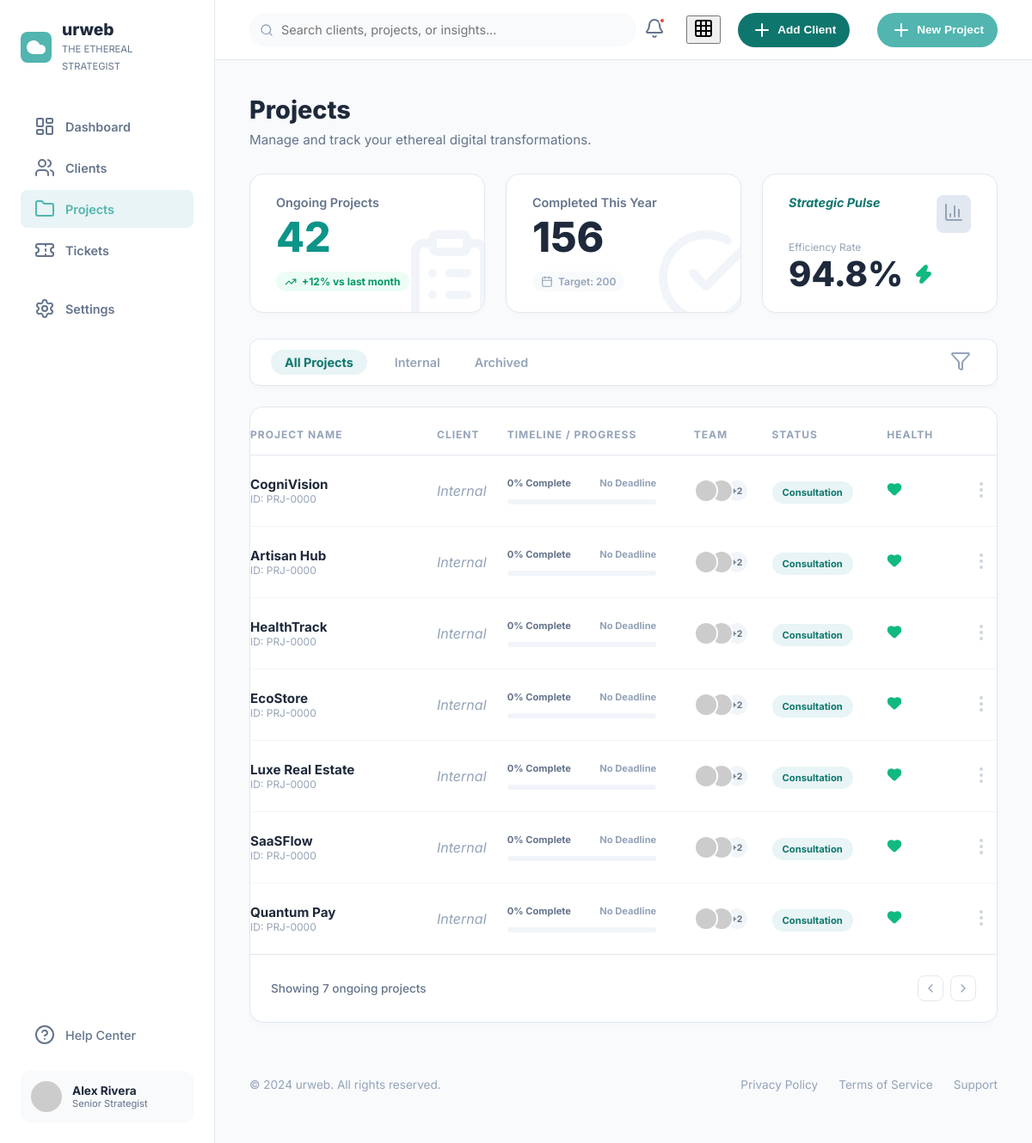
Screenshot of /dashboard/projects/ (signed in) with the database file from the repository.
### core/models.py (models this page shows, shortened)
class Project(models.Model):
    title = models.CharField(max_length=100)
    slug = models.SlugField(unique=True, blank=True)
    category = models.CharField(max_length=100)
    technologies = models.CharField(max_length=200, blank=True, help_text="e.g., 'React • Node.js'")
    description = models.TextField(blank=True)
    image_style = models.CharField(max_length=50, choices=[('dark', 'Dark'), ('light', 'Light'), ('accent', 'Accent')], default='accent')
    link = models.CharField(max_length=200, default="#")
    order = models.PositiveIntegerField(default=0)
    project_id = models.CharField(max_length=20, blank=True, help_text="e.g., PRJ-9402")
    client = models.ForeignKey(Client, on_delete=models.SET_NULL, null=True, blank=True, related_name='projects')
    progress = models.IntegerField(default=0, help_text="0 to 100")
    deadline = models.DateField(null=True, blank=True)
    status = models.CharField(max_length=50, default='Consultation', help_text="e.g., Development, Design, Launch")
    health = models.CharField(max_length=20, default='Green', choices=[('Green', 'Green'), ('Yellow', 'Yellow'), ('Red', 'Red')])
    class Meta:
        ordering = ['order']

### core/views.py (the view)
# urls.py: path('dashboard/projects/', views.projects_view, name='projects'),
@login_required
def projects_view(request):
    projects = Project.objects.all().order_by('-id')
    client_form = ClientForm()
    project_form = ProjectForm()
    context = {
        'active_tab': 'projects',
        'projects': projects,
        'client_form': client_form,
        'project_form': project_form,
    }
    return render(request, 'core/projects.html', context)

### core/templates/core/projects.html (shortened to what this page needs)
{% extends "core/admin_base.html" %}
{% block topbar_action %}
<button class="btn btn-primary topbar-btn" onclick="document.getElementById('addClientModal').showModal()" style="margin-right: 12px; background: #0F766E;"><i data-lucide="plus"></i> Add Client</button>
<button class="btn btn-primary topbar-btn" onclick="document.getElementById('addProjectModal').showModal()"><i data-lucide="plus"></i> New Project</button>
{% endblock %}
{% block admin_content %}
<div class="content-header">
    <h1 style="font-size: 1.8rem; margin: 0 0 8px 0; font-weight: 800;">Projects</h1>
    <p style="color: var(--text-muted); margin: 0; font-size: 0.95rem;">Manage and track your ethereal digital transformations.</p>
</div>
<div class="metrics-grid" style="grid-template-columns: repeat(3, 1fr); gap: 24px; margin-bottom: 30px;">
    <div class="metric-card" style="padding: 24px 30px; position: relative; overflow: hidden;">
        <i data-lucide="clipboard-list" style="position: absolute; right: -20px; bottom: -20px; width: 120px; height: 120px; color: #F1F5F9; z-index: 0;"></i>
        <div style="position: relative; z-index: 1;">
            <div class="metric-label" style="font-weight: 600; color: #64748B; margin-bottom: 8px;">Ongoing Projects</div>
            <div class="metric-value" style="font-size: 3rem; color: #0D9488; font-weight: 800; line-height: 1; margin-bottom: 16px;">42</div>
            <div style="display: inline-flex; align-items: center; gap: 6px; background: #ECFDF5; color: #059669; padding: 4px 10px; border-radius: 20px; font-size: 0.75rem; font-weight: 700;">
                <i data-lucide="trending-up" style="width: 14px; height: 14px;"></i> +12% vs last month
            </div>
        </div>
    </div>
    <div class="metric-card" style="padding: 24px 30px; position: relative; overflow: hidden;">
        <i data-lucide="check-circle" style="position: absolute; right: -20px; bottom: -20px; width: 120px; height: 120px; color: #F1F5F9; z-index: 0;"></i>
        <div style="position: relative; z-index: 1;">
            <div class="metric-label" style="font-weight: 600; color: #64748B; margin-bottom: 8px;">Completed This Year</div>
            <div class="metric-value" style="font-size: 3rem; font-weight: 800; line-height: 1; margin-bottom: 16px;">156</div>
            <div style="display: inline-flex; align-items: center; gap: 6px; background: #F8FAFC; color: #94A3B8; padding: 4px 10px; border-radius: 20px; font-size: 0.75rem; font-weight: 600;">
                <i data-lucide="calendar" style="width: 14px; height: 14px;"></i> Target: 200
            </div>
        </div>
    </div>
    <div class="metric-card" style="padding: 24px 30px; display: flex; flex-direction: column; justify-content: space-between;">
        <div style="display: flex; justify-content: space-between; align-items: flex-start;">
            <div class="metric-label" style="font-weight: 700; font-style: italic; color: #0F766E;">Strategic Pulse</div>
            <div style="background: #E2E8F0; padding: 8px; border-radius: 8px; color: #94A3B8;"><i data-lucide="bar-chart-3"></i></div>
        </div>
        <div>
            <div class="metric-label" style="font-size: 0.75rem; color: #94A3B8; margin-bottom: 4px;">Efficiency Rate</div>
            <div style="display: flex; align-items: center; gap: 12px;">
                <div class="metric-value" style="font-size: 2.5rem; font-weight: 800; line-height: 1;">94.8%</div>
                <i data-lucide="zap" style="color: #10B981; fill: #10B981; width: 24px; height: 24px;"></i>
            </div>
        </div>
    </div>
</div>
<div class="dashboard-panel" style="padding: 12px 24px; border-radius: 12px; margin-bottom: 24px; display: flex; justify-content: space-between; align-items: center;">
    <div style="display: flex; gap: 24px;">
        <a href="#" style="color: #0F766E; font-weight: 700; text-decoration: none; padding: 6px 16px; background: #E8F4F5; border-radius: 20px; font-size: 0.9rem;">All Projects</a>
        <a href="#" style="color: #94A3B8; font-weight: 600; text-decoration: none; padding: 6px 8px; font-size: 0.9rem;">Internal</a>
        <a href="#" style="color: #94A3B8; font-weight: 600; text-decoration: none; padding: 6px 8px; font-size: 0.9rem;">Archived</a>
    </div>
    <button style="background: none; border: none; color: #94A3B8; cursor: pointer;"><i data-lucide="filter"></i></button>
</div>
<div class="dashboard-panel" style="padding: 0; overflow: hidden;">
    <div class="status-table-container">
        <table class="status-table clients-table" style="width: 100%; border-collapse: collapse;">
            <thead>
                <tr>
                    <th style="padding: 24px; padding-bottom: 24px;">PROJECT NAME</th>
                    <th style="padding-bottom: 24px;">CLIENT</th>
                    <th style="padding-bottom: 24px;">TIMELINE / PROGRESS</th>
                    <th style="padding-bottom: 24px;">TEAM</th>
                    <th style="padding-bottom: 24px;">STATUS</th>
                    <th style="padding-bottom: 24px;">HEALTH</th>
                    <th></th>
                </tr>
            </thead>
            <tbody>
                {% for project in projects %}
                <tr>
                    <td style="padding-left: 24px; width: 25%;">
                        <div class="client-info">
                            <span class="client-name" style="font-size: 0.95rem; font-weight: 700;">{{ project.title }}</span>
                            <span class="client-sub" style="color: #94A3B8; font-size: 0.75rem;">ID: {{ project.project_id|default:"PRJ-0000" }}</span>
                        </div>
                    </td>
                    <td>
                        {% if project.client %}
                        <div class="client-cell">
                            <div class="client-logo" style="width: 28px; height: 28px; background: #F1F5F9; color: #475569; font-size: 0.7rem; display: flex; align-items: center; justify-content: center; border-radius: 6px; font-weight: 700;">
                                {{ project.client.name|make_list|first|upper }}
                            </div>
                            <span style="font-weight: 600; font-size: 0.9rem;">{{ project.client.name }}</span>
                        </div>
                        {% else %}
                        <span style="color: #94A3B8; font-style: italic;">Internal</span>
                        {% endif %}
                    </td>
                    <td style="width: 25%;">
                        <div class="completion-cell" style="width: 80%;">
                            <div style="display: flex; justify-content: space-between; margin-bottom: 6px; font-size: 0.7rem; font-weight: 700; color: #64748B;">
                                <span>{{ project.progress }}% Complete</span>
                                <span style="color: #94A3B8;">{% if project.deadline %}{{ project.deadline|date:"M d" }} Deadline{% else %}No Deadline{% endif %}</span>
                            </div>
                            <div class="progress-bar-container" style="width: 100%; height: 6px; background: #F1F5F9;">
                            </div>
                        </div>
                    </td>
                    <td>
                        <div style="display: flex; align-items: center;">
                            <img src="https://i.pravatar.cc/150?u={{ project.id }}1" style="width: 28px; height: 28px; border-radius: 50%; border: 2px solid white; margin-right: -10px; position:relative; z-index:3;">
                            <img src="https://i.pravatar.cc/150?u={{ project.id }}2" style="width: 28px; height: 28px; border-radius: 50%; border: 2px solid white; margin-right: -10px; position:relative; z-index:2;">
                            <div style="width: 28px; height: 28px; border-radius: 50%; border: 2px solid white; background: #F1F5F9; display: flex; align-items: center; justify-content: center; font-size: 0.65rem; font-weight: 700; color: #64748B; position:relative; z-index:1;">+2</div>
                        </div>
                    </td>
                    <td>
                        <span style="background: #E8F4F5; color: #0F766E; font-size: 0.7rem; font-weight: 700; padding: 6px 12px; border-radius: 20px;">{{ project.status }}</span>
                    </td>
                    <td>
                        {% if project.health == 'Green' %}
                        <i data-lucide="heart" style="color: #10B981; fill: #10B981; width: 18px; height: 18px;"></i>
                        {% elif project.health == 'Yellow' %}
                        <i data-lucide="heart" style="color: #F59E0B; fill: #F59E0B; width: 18px; height: 18px;"></i>
                        {% else %}
                        <i data-lucide="heart" style="color: #EF4444; fill: #EF4444; width: 18px; height: 18px;"></i>
                        {% endif %}
                    </td>
                    <td style="text-align: right; padding-right: 24px;">
                        <button style="background: none; border: none; color: #CBD5E1; cursor: pointer;"><i data-lucide="more-vertical"></i></button>
                    </td>
                </tr>
                {% empty %}
                <tr>
                    <td colspan="7" style="text-align: center; padding: 40px; color: #94A3B8;">No projects tracked yet. Click "+ New Project" to begin.</td>
                </tr>
                {% endfor %}
            </tbody>
        </table>
        <div style="padding: 24px; border-top: 1px solid var(--border-color); display: flex; justify-content: space-between; align-items: center;">
            <span style="color: #64748B; font-size: 0.85rem; font-weight: 500;">Showing {{ projects.count }} ongoing projects</span>
            <div style="display: flex; gap: 8px; align-items: center;">
                <button style="width: 30px; height: 30px; border-radius: 8px; border: 1px solid #E2E8F0; background: white; color: #94A3B8; cursor: pointer; display: flex; align-items: center; justify-content: center;"><i data-lucide="chevron-left" style="width: 16px; height: 16px;"></i></button>
                <button style="width: 30px; height: 30px; border-radius: 8px; border: 1px solid #E2E8F0; background: white; color: #94A3B8; cursor: pointer; display: flex; align-items: center; justify-content: center;"><i data-lucide="chevron-right" style="width: 16px; height: 16px;"></i></button>
            </div>
        </div>
    </div>
</div>
<div style="display: flex; justify-content: space-between; align-items: center; padding: 40px 0 20px 0;">
    <span style="font-size: 0.85rem; color: #94A3B8;">&copy; 2024 urweb. All rights reserved.</span>
    <div style="display: flex; gap: 24px;">
        <a href="#" style="font-size: 0.85rem; color: #94A3B8; text-decoration: none;">Privacy Policy</a>
        <a href="#" style="font-size: 0.85rem; color: #94A3B8; text-decoration: none;">Terms of Service</a>
        <a href="#" style="font-size: 0.85rem; color: #94A3B8; text-decoration: none;">Support</a>
    </div>
</div>
{% endblock %}

### core/templates/core/admin_base.html (shortened to what this page needs)
{% load static %}
<!DOCTYPE html>
<html lang="en">
<head>
    <link rel="stylesheet" href="{% static 'core/css/admin.css' %}?v={% now 'U' %}">
</head>
<body>
<div class="admin-layout">
    <aside class="admin-sidebar">
        <div class="sidebar-header">
            <div class="sidebar-logo">
                <i data-lucide="cloud" style="color: white; fill: white;"></i>
            </div>
            <div class="sidebar-branding">
                <span class="brand-name">urweb</span>
                <span class="brand-sub" style="text-transform: uppercase;">The Ethereal<br>Strategist</span>
            </div>
        </div>
        <nav class="sidebar-nav">
            <a href="{% url 'core:dashboard' %}" class="nav-item {% if active_tab == 'dashboard' %}active{% endif %}">
                <i data-lucide="layout-dashboard"></i> Dashboard
            </a>
            <a href="{% url 'core:clients' %}" class="nav-item {% if active_tab == 'clients' %}active{% endif %}">
                <i data-lucide="users"></i> Clients
            </a>
            <a href="#" class="nav-item {% if active_tab == 'projects' %}active{% endif %}">
                <i data-lucide="folder"></i> Projects
            </a>
            <a href="#" class="nav-item {% if active_tab == 'tickets' %}active{% endif %}">
                <i data-lucide="ticket"></i> Tickets
            </a>
            <a href="#" class="nav-item" style="margin-top: 20px;">
                <i data-lucide="settings"></i> Settings
            </a>
        </nav>
        <div class="sidebar-footer" style="padding-top: 20px; border-top: none;">
            <a href="#" class="nav-item" style="color: var(--text-muted); font-weight: 500; margin-bottom: 20px;">
                <i data-lucide="help-circle"></i> Help Center
            </a>
            <div class="user-profile-bottom" style="background: #F8FAFC; border-radius: 12px; padding: 12px; display: flex; align-items: center; gap: 12px; margin-top: auto;">
                <div class="user-avatar-bottom" style="width: 36px; height: 36px; border-radius: 50%; background: url('https://i.pravatar.cc/150?u=admin') center/cover; flex-shrink: 0;"></div>
                <div class="user-info-bottom" style="overflow: hidden;">
                    <span class="user-name-bottom" style="display: block; font-weight: 700; font-size: 0.85rem; color: var(--secondary); white-space: nowrap; text-overflow: ellipsis; overflow: hidden;">Alex Rivera</span>
                    <span class="user-role-bottom" style="display: block; font-size: 0.7rem; color: var(--text-muted);">Senior Strategist</span>
                </div>
            </div>
        </div>
    </aside>
    <main class="admin-main">
        <header class="admin-topbar">
            <div class="search-container">
                <i data-lucide="search" class="search-icon"></i>
                <input type="text" placeholder="Search clients, projects, or insights..." class="search-input" style="width: 450px;">
            </div>
            <div class="topbar-actions">
                <button class="icon-btn notification-btn">
                    <i data-lucide="bell"></i>
                    <span class="notification-dot"></span>
                </button>
                <button class="icon-btn">
                    <i data-lucide="grid"></i>
                </button>
                {% block topbar_action %}{% endblock %}
            </div>
        </header>
        <div class="admin-content">
            {% block admin_content %}
            {% endblock %}
        </div>
    </main>
</div>
</body>
</html>

### rows the page displays
Project: title "CogniVision", project_id "PRJ-0000", shows "Internal", progress "0", shows "No Deadline", status "Consultation", health "Green" (drawn)
Project: title "Artisan Hub", project_id "PRJ-0000", shows "Internal", progress "0", shows "No Deadline", status "Consultation", health "Green" (drawn)
Project: title "HealthTrack", project_id "PRJ-0000", shows "Internal", progress "0", shows "No Deadline", status "Consultation", health "Green" (drawn)
Project: title "EcoStore", project_id "PRJ-0000", shows "Internal", progress "0", shows "No Deadline", status "Consultation", health "Green" (drawn)
Project: title "Luxe Real Estate", project_id "PRJ-0000", shows "Internal", progress "0", shows "No Deadline", status "Consultation", health "Green" (drawn)
Project: title "SaaSFlow", project_id "PRJ-0000", shows "Internal", progress "0", shows "No Deadline", status "Consultation", health "Green" (drawn)
Project: title "Quantum Pay", project_id "PRJ-0000", shows "Internal", progress "0", shows "No Deadline", status "Consultation", health "Green" (drawn)

### other values shown
{{ projects.count }} "7"
